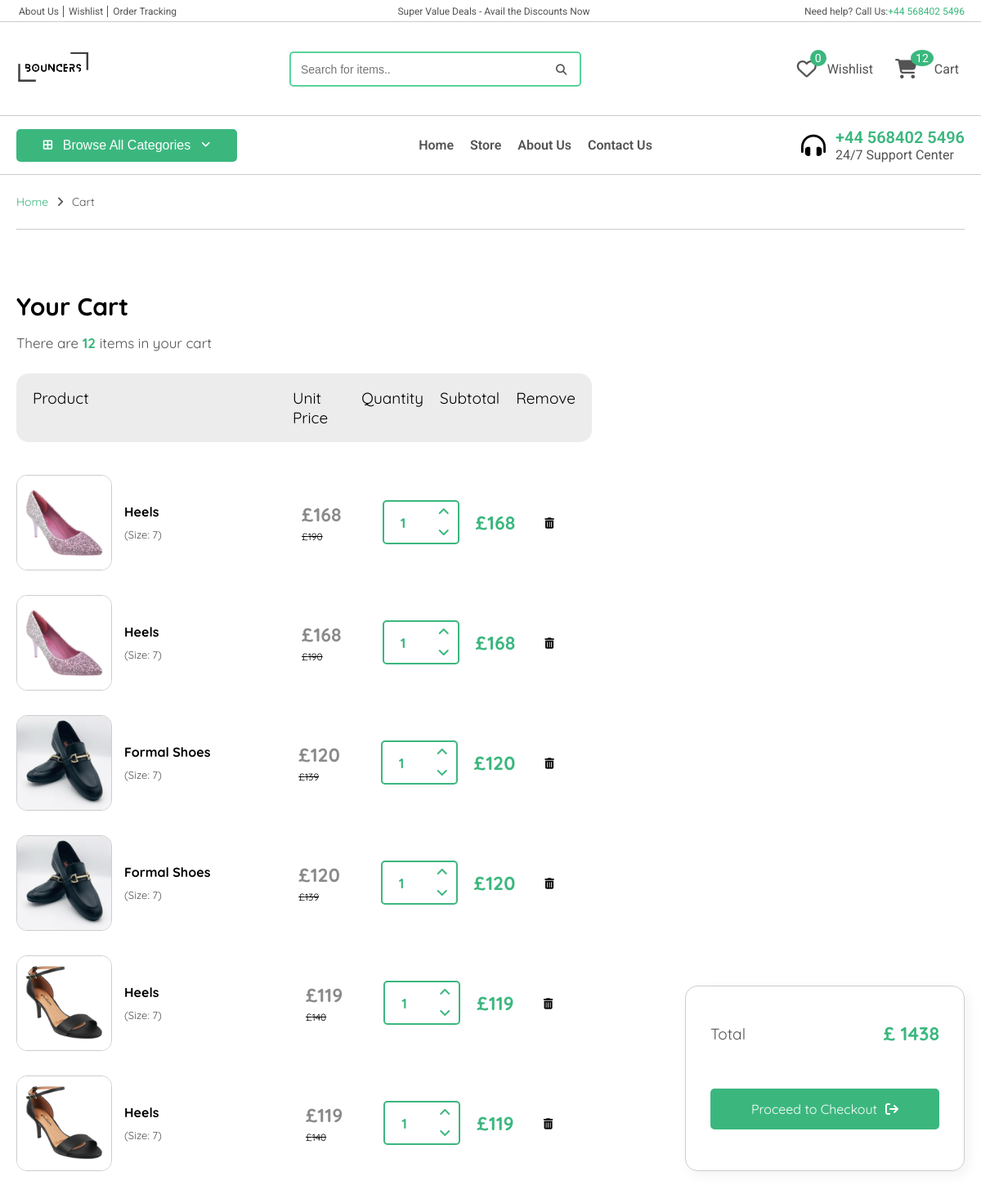
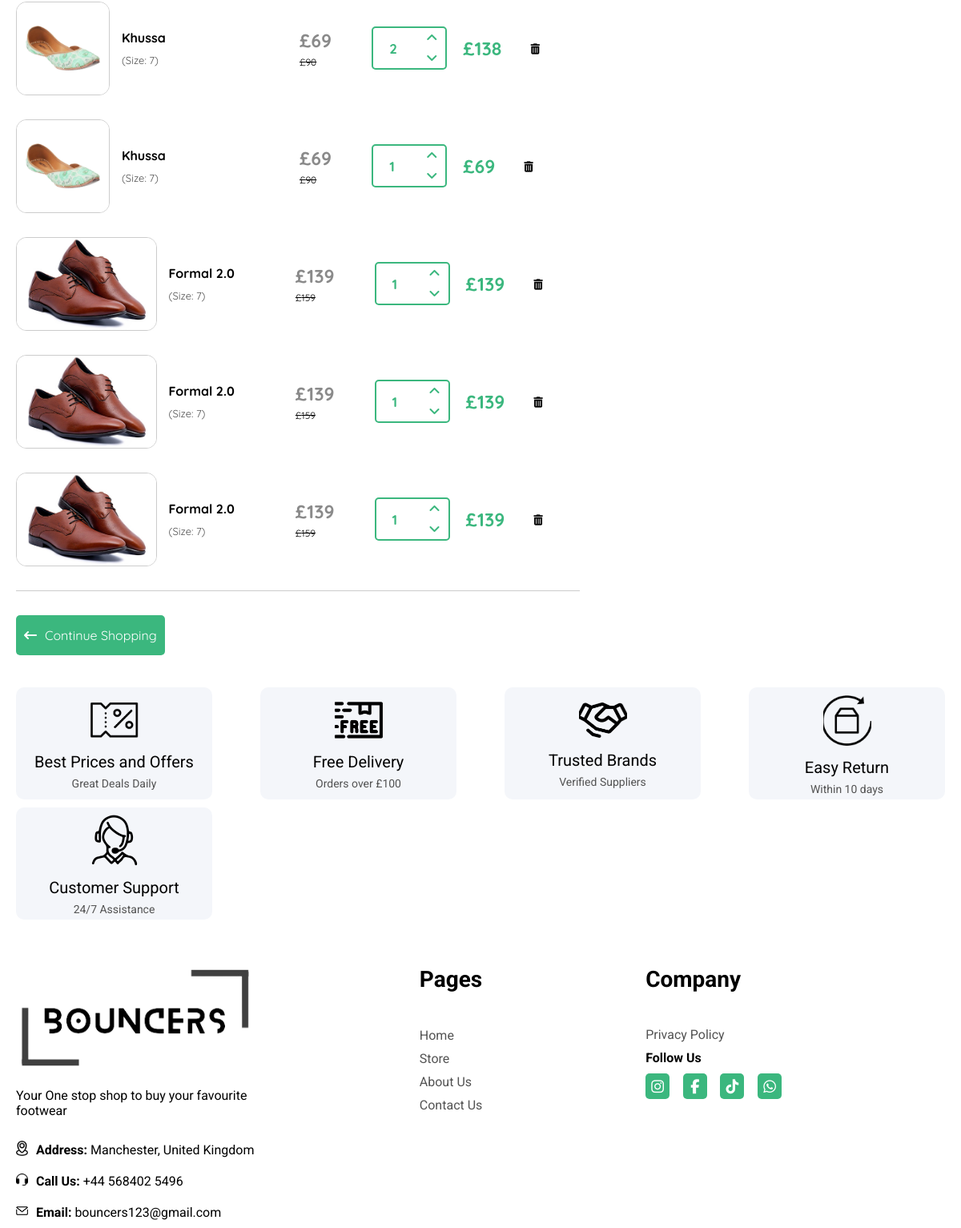
The app's page /cart/ (signed in) with its own data (2 pictures, top to bottom).
### store/models.py (models this page shows, shortened)
class Order(models.Model):
    customer = models.ForeignKey(Customer, on_delete=models.SET_NULL, blank=True, null=True)
    date_ordered = models.DateTimeField(auto_now_add=True)
    complete = models.BooleanField(default=False, null=True, blank=False)
    transaction_id = models.CharField(max_length=200, null=True)
    @property
    def get_cart_total(self):
        orderitems = self.orderitem_set.all()
        total = sum([item.get_total for item in orderitems])
        return total
    @property
    def get_cart_items(self):
        orderitems = self.orderitem_set.all()
        total = sum([item.quantity for item in orderitems])
        return total

class OrderItem(models.Model):
    product = models.ForeignKey(Product, on_delete=models.SET_NULL, blank=True, null=True)
    order = models.ForeignKey(Order, on_delete=models.SET_NULL, blank=True, null=True)
    quantity = models.IntegerField(default=0, null=True, blank=False)
    date_added = models.DateTimeField(auto_now_add=True, null=True)
    @property
    def get_total(self):
        total = self.product.price * self.quantity
        return total

class Product(models.Model):
    name = models.CharField(max_length=200, null=True)
    price = models.IntegerField(null=True)
    oldprice = models.IntegerField(null=True)
    color = models.CharField(max_length=50, null=True)
    picture = models.ImageField(upload_to='product_images/', null=True, blank=True)
    digital = models.BooleanField(default=False, null=True, blank=False)
    GENDER = (
        ('Men','Men'),
        ('Women', 'Women')
    )
    gender = models.CharField(max_length=10, null=True, choices=GENDER)
    CATEGORY = (
        ('Formal Shoes', 'Formal Shoes'),
        ('Peshawari', 'Peshawari'),
        ('Loafers', 'Loafers'),
        ('Khussa', 'Khussa'),
        ('High Heels', 'High Heels'),
    )
    category = models.CharField(max_length=200, null=True, choices=CATEGORY)
    AVAILABILITY = (
        ('In Stock', 'In Stock'),
        ('Out of Stock', 'Out of Stock')
    )
    availability = models.CharField(max_length=200, null=True, choices=AVAILABILITY)
    date_created = models.DateTimeField(auto_now_add=True, null=True)
    @property
    def imageURL(self):
        try:
            url = self.picture.url
        except:
            url = ''
        return url

### store/views.py (the view)
# urls.py: path('cart/', views.cart, name='cart'),
def cart(request):
    data = cartData(request)
    cartItems = data['cartItems']
    order = data['order']
    items = data['items']
    context = {'items':items, 'order':order, 'cartItems':cartItems}
    return render(request, 'store/cart.html', context)

### store/utils.py (called while the page is built)
def cartData(request):
    if request.user.is_authenticated:
        customer = request.user.customer
        order, created = Order.objects.get_or_create(customer=customer, complete=False)
        items = order.orderitem_set.all()
        cartItems = order.get_cart_items
    else:
        cookieData = cookieCart(request)
        cartItems = cookieData['cartItems']
        order = cookieData['order']
        items = cookieData['items']
    return {'cartItems':cartItems, 'order':order, 'items':items}

### store/templates/store/cart.html (shortened to what this page needs)
{% extends "store/main.html" %}
{% load static %}
{% block content %}
<link rel="stylesheet" href="{% static '/css/cart.css' %}">
<link rel="stylesheet" href="{% static '/css/colors.css' %}">
<link rel="stylesheet" href="https://cdnjs.cloudflare.com/ajax/libs/font-awesome/6.5.1/css/all.min.css" />
<link rel='stylesheet' href='https://cdn-uicons.flaticon.com/2.1.0/uicons-regular-straight/css/uicons-regular-straight.css'>
<div class="cartcontainer">
    <div class="pagetop">
        <a href='/' class="pageinfolight">
            Home
        </a>
        <i class="pageinfoicon fa-solid fa-angle-right"></i>
        <p class="pageinfoaddress">
            Cart
        </p>
    </div>
    <div class="cartmaincont">
        <div class="cartmaincont-left">
            <div class="cartmainleft-top">
                <div class="cartmaintop-head">
                    <h2>Your Cart</h2>
                </div>
                <div class="cartmaintop-info">
                    <p>There are <b>{{order.get_cart_items}} </b> items in your cart</p>
                </div>
            </div>
            <div class="cartmainleft-body">
                <div class="cartleftbody-top">
                    <div class="cartbodytop-product">
                        Product
                    </div>
                    <div class="cartbodytop-list">
                        <li>Unit Price</li>
                        <li>Quantity</li>
                        <li>Subtotal</li>
                        <li>Remove</li>
                    </div>
                </div>
                {% for item in items %}
                <div class="cartleftbody-main">
                    <div class="cartbodymain-title">
                        <div class="cartbodymaintitle-img">
                            <img src="{{item.product.imageURL}}" alt="">
                        </div>
                        <div class="cartbodymaintitle-info">
                            <a href='#' class="cartbodytitleinfo-name">
                                {{item.product.name}}
                            </a>
                            <div class="cartbodytitleinfo-size">
                                (Size: 7)
                            </div>
                        </div>
                    </div>
                    <div class="cartbodymain-information">
                        <div class="li-cartstyle cartbodyinformation-price">
                            <div class="cartbodyprice-new">
                                £{{item.product.price}}
                            </div>
                            <div class="cartbodyprice-old">
                                £{{item.product.oldprice}}
                            </div>
                        </div>
                        <div class="li-cartstyle cartbodyinformation-quantity">
                            <p class="quantity-input">{{item.quantity}}</p>
                            <div class="cartquantity-buttons">
                                <i data-product={{item.product.id}} data-action="add" class="update-cart change-quantity fa-solid fa-angle-up"></i>
                                <i data-product={{item.product.id}} data-action="remove" class="update-cart change-quantity fa-solid fa-angle-down"></i>
                            </div>
                        </div>
                        <div class="li-cartstyle cartbodyinformation-subtotal">
                            <p class="cartinformationsub-p">£<span class="cartinfosub-totalprice">{{item.get_total}} </span> </p>
                        </div>
                        <div class="li-cartstyle cartbodyinformation-delete">
                            <button class="cartdelete"><i class="cartdelete-icon fa-solid fa-trash-can"></i></button>
                        </div>
                    </div>
                </div>
                {% endfor %}
            </div>
            <a href="#" class="cartleftbody-button">
                <i class="cartleftbutton-icon fa-solid fa-arrow-left-long"></i>
                <p class='cartleftbutton-p'>Continue Shopping</p>
            </a>
        </div>
        <div class="cartmaincont-right">
            <div class="cartmainright-total">
                <div class="cartrighttotal-total">
                    Total
                </div>
                <div class="cartrighttotal-price">
                    <p class="cartrightprice-p">£ <span class="cartrightprice-totalprice">{{order.get_cart_total}} </span> </p>
                </div>
            </div>
            <a href="{% url "checkout" %}" class="cartmainright-checkoutbtn">
                <p class='cartrightbutton-p'>Proceed to Checkout</p>
                <i class="cartrightbutton-icon fa-solid fa-arrow-right-from-bracket"></i>
            </a>
        </div>
    </div>
</div>
{% endblock content %}

### static/css/navbar.css (style rules this page uses)
body { margin: 0; padding: 0; }

### static/css/colors.css (style rules this page uses)
:root { --color-font:rgb(83, 83, 83); --color-line:rgb(204, 204, 204); --color-primary:#3bb77e; }

### static/css/cart.css (style rules this page uses)
.cartcontainer { display: flex; flex-direction: column; justify-content: center; font-family: "Quicksand", sans-serif; padding: 0px 20px; }
.pagetop { display: flex; align-items: center; font-size: 14px; padding: 10px 0px; border-bottom: 1px solid var(--color-line); margin-bottom: 20px; }
.pagetop .pageinfolight, .pageinfoicon { margin-right: 10px; }
.pagetop .pageinfolight { color: var(--color-primary); text-decoration: none; transition: 0.4s; }
.pagetop i, .pageinfoaddress { color: var(--color-font); }
.cartmaincont { display: flex; flex-wrap: wrap; margin-top: 30px; justify-content: space-between; align-items: center; }
.cartmaincont .cartmaincont-left { display: flex; flex-direction: column; }
.cartmaincont-left .cartmainleft-top .cartmaintop-head h2 { font-size: 30px; }
.cartmainleft-top .cartmaintop-info p { font-size: 17px; position: relative; bottom: 10px; color: var(--color-font); }
.cartmainleft-top .cartmaintop-info p b { color: var(--color-primary); }
.cartmainleft-body { display: flex; flex-direction: column; border-bottom: 1px solid var(--color-line); }
.cartleftbody-top { display: flex; background-color: #ececec; padding: 18px 10px; font-size: 19px; border-radius: 15px; width: 57vw; }
.cartbodytop-product { width: 27vw; padding-left: 10px; }
.cartleftbody-top { margin-bottom: 40px; }
.cartleftbody-top .cartbodytop-list { display: flex; list-style: none; }
.cartbodytop-list li { padding: 0px 10px; }
.cartleftbody-main { display: flex; width: 57vw; align-items: center; margin-bottom: 30px; }
.cartbodymain-title { display: flex; width: 27vw; align-items: center; }
.cartbodymaintitle-img { height: 115px; overflow: hidden; border: 1px solid var(--color-line); border-radius: 13px; }
.cartbodymaintitle-img img { height: 100%; width: 100%; object-fit: cover; }
.cartbodymaintitle-info { margin-left: 15px; }
.cartbodytitleinfo-name { font-weight: bold; transition: 0.5s; text-decoration: none; color: black; margin-bottom: 10px; display: block; }
.cartbodytitleinfo-size { font-size: 13px; color: var(--color-font); }
.li-cartstyle { padding: 0px 10px; }
.cartbodymain-information { display: flex; padding: 0px 10px; align-items: center; }
.cartbodyinformation-price { padding-left: 20px; display: flex; flex-direction: column; justify-content: center; }
.cartbodyprice-new { color: #8a8a8a; font-size: 23px; font-weight: bold; margin-bottom: 5px; }
.cartbodyprice-old { color: black; font-size: 12px; text-decoration: line-through; }
.cartbodyinformation-quantity { display: flex; align-items: center; width: 70px; border: 2px solid var(--color-primary); border-radius: 5px; justify-content: space-between; margin-left: 40px; height: 50px; }
.quantity-input { color: var(--color-primary); font-size: 17px; font-weight: bold; padding-left: 10px; }
.cartquantity-buttons { display: flex; flex-direction: column; }
.change-quantity { color: var(--color-primary); margin: 5px 0px; cursor: pointer; transition: 0.3s; }
.cartbodyinformation-subtotal .cartinformationsub-p { color: var(--color-primary); font-size: 23px; font-weight: bold; margin-left: 10px; }
.cartbodyinformation-delete .cartdelete { background-color: #fff; border: none; margin-left: 10px; cursor: pointer; }
.cartleftbody-button { background-color: var(--color-primary); width: max-content; padding: 10px 10px; display: flex; text-decoration: none; align-items: center; justify-content: center; height: 30px; color: #fff; margin-top: 30px; border-radius: 5px; transition: 0.3s; margin-bottom: 30px; }
.cartleftbutton-icon { margin-right: 10px; }
.cartmaincont-right { display: flex; flex-direction: column; border: 1px solid var(--color-line); height: max-content; padding: 20px 30px; width: 280px; border-radius: 15px; box-shadow: 5px 5px 15px rgba(0,0,0,.05); }
.cartmainright-total { display: flex; align-items: center; justify-content: space-between; font-size: 19px; }
.cartrighttotal-total { color: var(--color-font); }
.cartrightprice-p { color: var(--color-primary); font-size: 23px; font-weight: bold; }
.cartmainright-checkoutbtn { background-color: var(--color-primary); padding: 10px 10px; display: flex; text-decoration: none; align-items: center; justify-content: center; height: 30px; color: #fff; margin-top: 30px; border-radius: 5px; transition: 0.3s; margin-bottom: 30px; }
.cartrightbutton-p { margin-right: 10px; }

### records on screen
Order: get_cart_items "12", get_cart_total "1438"
OrderItem: product.imageURL (picture), product.name "Heels", product.price "168", product.oldprice "190", quantity "1", get_total "168"
OrderItem: product.imageURL (picture), product.name "Heels", product.price "168", product.oldprice "190", quantity "1", get_total "168"
OrderItem: product.imageURL (picture), product.name "Formal Shoes", product.price "120", product.oldprice "139", quantity "1", get_total "120"
OrderItem: product.imageURL (picture), product.name "Formal Shoes", product.price "120", product.oldprice "139", quantity "1", get_total "120"
OrderItem: product.imageURL (picture), product.name "Heels", product.price "119", product.oldprice "140", quantity "1", get_total "119"
OrderItem: product.imageURL (picture), product.name "Heels", product.price "119", product.oldprice "140", quantity "1", get_total "119"
OrderItem: product.imageURL (picture), product.name "Khussa", product.price "69", product.oldprice "90", quantity "2", get_total "138"
OrderItem: product.imageURL (picture), product.name "Khussa", product.price "69", product.oldprice "90", quantity "1", get_total "69"
OrderItem: product.imageURL (picture), product.name "Formal 2.0", product.price "139", product.oldprice "159", quantity "1", get_total "139"
OrderItem: product.imageURL (picture), product.name "Formal 2.0", product.price "139", product.oldprice "159", quantity "1", get_total "139"
OrderItem: product.imageURL (picture), product.name "Formal 2.0", product.price "139", product.oldprice "159", quantity "1", get_total "139"

### other values on screen
{{ cartItems }} "12"
